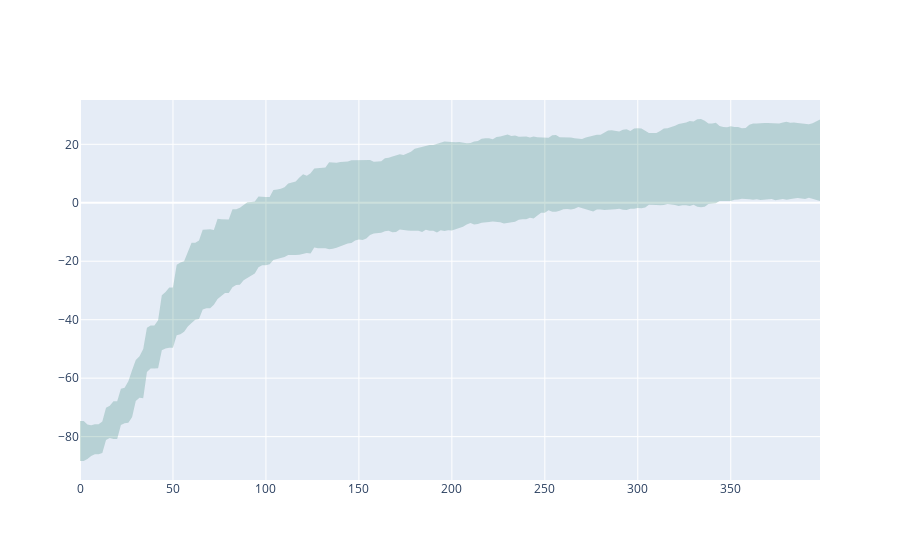

This figure's notebook cell:
### Markdown cell above
# Next Section

### Code cell
import plotly.graph_objects as go

base_x,base_y = baseline_prediction_interval(7)

# Plotting
fig = go.Figure()

fig.add_trace(go.Scatter(
    x=base_x,
    y=base_y,
    fill='toself',
    fillcolor='rgba(0,100,80,0.2)',  # semi-transparent fill
    line=dict(color='rgba(255,255,255,0)'),
    name='95% Prediction Interval',
    hoverinfo="skip"
))

fig.show()

### Figure 1 — Plotly figure (JSON) as saved in the notebook; plotly's stock layout.template omitted (floating-point values rounded to 4 significant figures; data arrays with more than 128 entries replaced by an {"elided": "..."} marker saying what was removed)
{"data": [{"fill": "toself", "fillcolor": "rgba(0,100,80,0.2)", "hoverinfo": "skip", "line": {"color": "rgba(255,255,255,0)"}, "name": "95% Prediction Interval", "type": "scatter", "x": {"elided": "400 int values"}, "y": {"elided": "400 float values"}}], "layout": {}}
